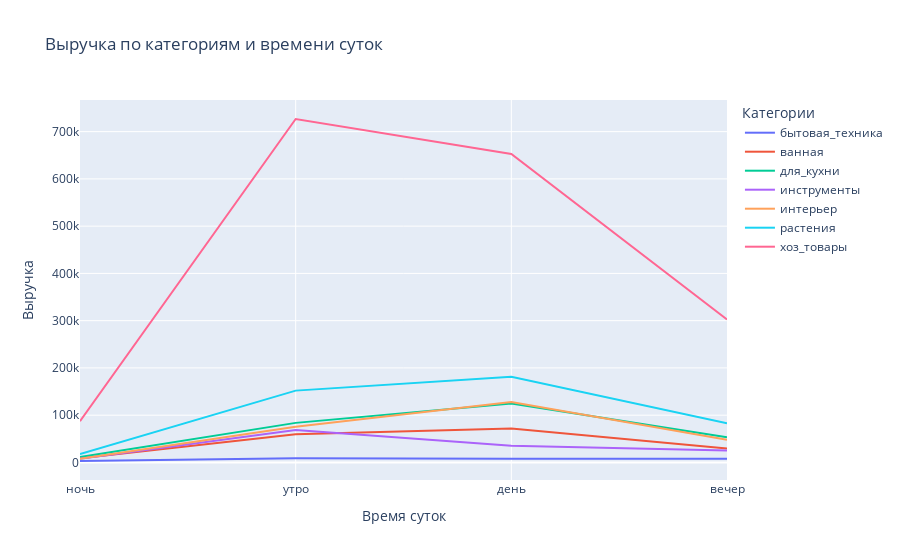

Notebook code for this chart:
### Code cell
# создаем список интервалов для разделения данных на утренние и вечерние часы
bins = [0, 6, 12, 18, 24]

# создаем список меток для интервалов
labels = ['ночь', 'утро', 'день', 'вечер']

# добавляем новый столбец "time_of_day" с метками для каждого интервала
store['time_of_day'] = pd.cut(store['hour'], bins=bins, labels=labels, include_lowest=True)

# группировка данных по категориям и времени суток, суммирование выручки
revenue_by_category_and_time = store.groupby(['category', 'time_of_day'])['revenue'].sum()

# преобразование мультииндекса в обычные столбцы, избавляемся от задвоенных столбцов category
revenue_by_category_and_time = revenue_by_category_and_time.reset_index()

# создание графика
fig = px.line(revenue_by_category_and_time, x="time_of_day", y="revenue", color="category",
              labels={
                  "time_of_day": "Время суток",
                  "revenue": "Выручка",
                  "category": "Категории"
              },
              title="Выручка по категориям и времени суток")
fig.show()

### Figure 1 — Plotly figure (JSON) as saved in the notebook; plotly's stock layout.template omitted (floating-point values rounded to 4 significant figures)
{"data": [{"hovertemplate": "Категории=бытовая_техника<br>Время суток=%{x}<br>Выручка=%{y}<extra></extra>", "legendgroup": "бытовая_техника", "line": {"color": "#636efa", "dash": "solid"}, "marker": {"symbol": "circle"}, "mode": "lines", "name": "бытовая_техника", "orientation": "v", "showlegend": true, "type": "scatter", "x": ["ночь", "утро", "день", "вечер"], "xaxis": "x", "y": [3058, 8773, 7642, 7853], "yaxis": "y"}, {"hovertemplate": "Категории=ванная<br>Время суток=%{x}<br>Выручка=%{y}<extra></extra>", "legendgroup": "ванная", "line": {"color": "#EF553B", "dash": "solid"}, "marker": {"symbol": "circle"}, "mode": "lines", "name": "ванная", "orientation": "v", "showlegend": true, "type": "scatter", "x": ["ночь", "утро", "день", "вечер"], "xaxis": "x", "y": [8772, 59412, 71667, 29454], "yaxis": "y"}, {"hovertemplate": "Категории=для_кухни<br>Время суток=%{x}<br>Выручка=%{y}<extra></extra>", "legendgroup": "для_кухни", "line": {"color": "#00cc96", "dash": "solid"}, "marker": {"symbol": "circle"}, "mode": "lines", "name": "для_кухни", "orientation": "v", "showlegend": true, "type": "scatter", "x": ["ночь", "утро", "день", "вечер"], "xaxis": "x", "y": [11488, 83745, 124769, 53545], "yaxis": "y"}, {"hovertemplate": "Категории=инструменты<br>Время суток=%{x}<br>Выручка=%{y}<extra></extra>", "legendgroup": "инструменты", "line": {"color": "#ab63fa", "dash": "solid"}, "marker": {"symbol": "circle"}, "mode": "lines", "name": "инструменты", "orientation": "v", "showlegend": true, "type": "scatter", "x": ["ночь", "утро", "день", "вечер"], "xaxis": "x", "y": [7647, 68591, 35067, 25132], "yaxis": "y"}, {"hovertemplate": "Категории=интерьер<br>Время суток=%{x}<br>Выручка=%{y}<extra></extra>", "legendgroup": "интерьер", "line": {"color": "#FFA15A", "dash": "solid"}, "marker": {"symbol": "circle"}, "mode": "lines", "name": "интерьер", "orientation": "v", "showlegend": true, "type": "scatter", "x": ["ночь", "утро", "день", "вечер"], "xaxis": "x", "y": [7609, 75621, 128070, 48038], "yaxis": "y"}, {"hovertemplate": "Категории=растения<br>Время суток=%{x}<br>Выручка=%{y}<extra></extra>", "legendgroup": "растения", "line": {"color": "#19d3f3", "dash": "solid"}, "marker": {"symbol": "circle"}, "mode": "lines", "name": "растения", "orientation": "v", "showlegend": true, "type": "scatter", "x": ["ночь", "утро", "день", "вечер"], "xaxis": "x", "y": [17576, 151983, 181236, 82712], "yaxis": "y"}, {"hovertemplate": "Категории=хоз_товары<br>Время суток=%{x}<br>Выручка=%{y}<extra></extra>", "legendgroup": "хоз_товары", "line": {"color": "#FF6692", "dash": "solid"}, "marker": {"symbol": "circle"}, "mode": "lines", "name": "хоз_товары", "orientation": "v", "showlegend": true, "type": "scatter", "x": ["ночь", "утро", "день", "вечер"], "xaxis": "x", "y": [87279, 726735, 652794, 302632], "yaxis": "y"}], "layout": {"autosize": true, "legend": {"title": {"text": "Категории"}, "tracegroupgap": 0}, "title": {"text": "Выручка по категориям и времени суток"}, "xaxis": {"anchor": "y", "autorange": true, "domain": [0, 1], "range": [0, 3], "title": {"text": "Время суток"}, "type": "category"}, "yaxis": {"anchor": "x", "autorange": true, "domain": [0, 1], "range": [-37150.0, 766900.0], "title": {"text": "Выручка"}, "type": "linear"}}}
